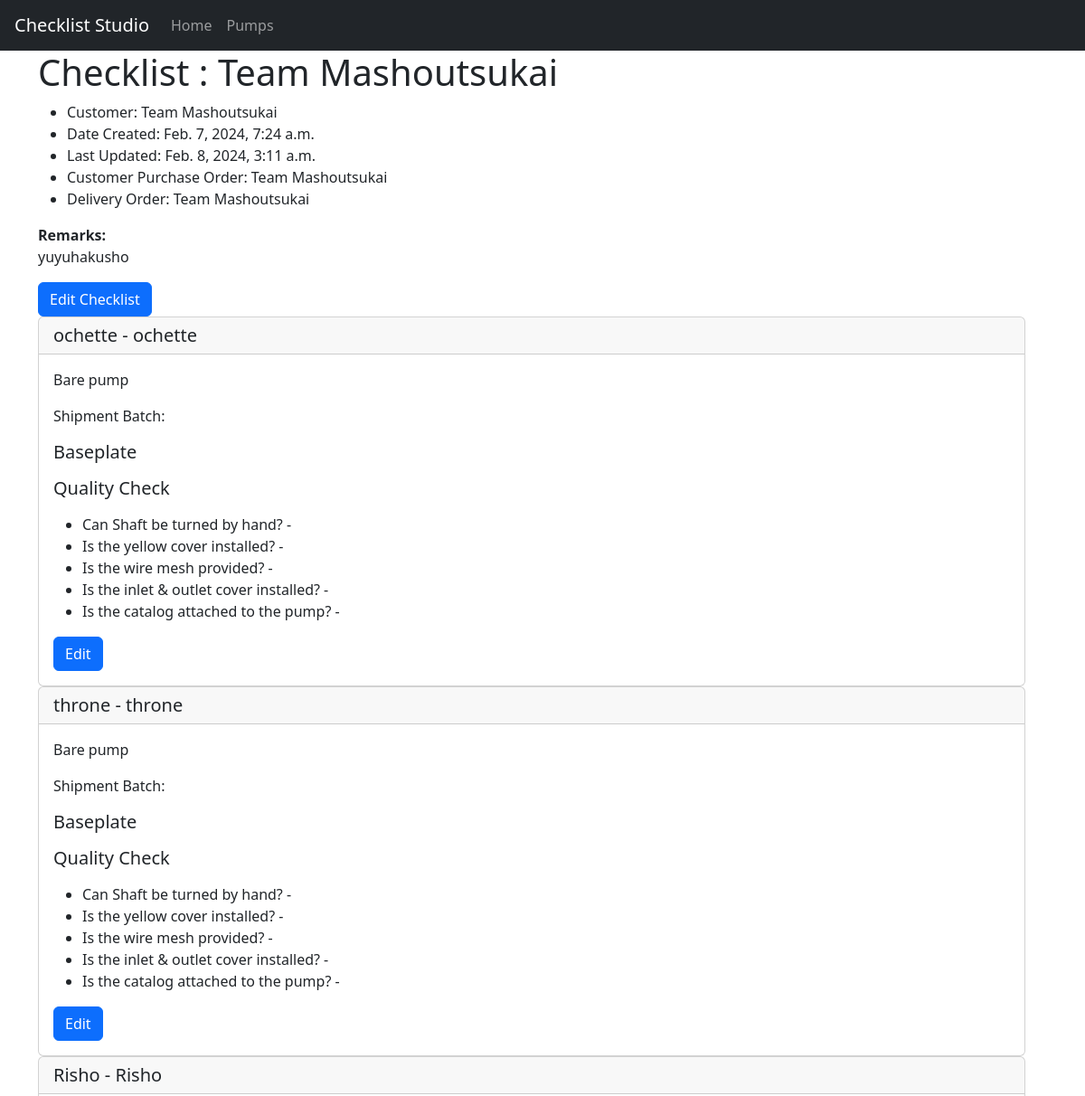
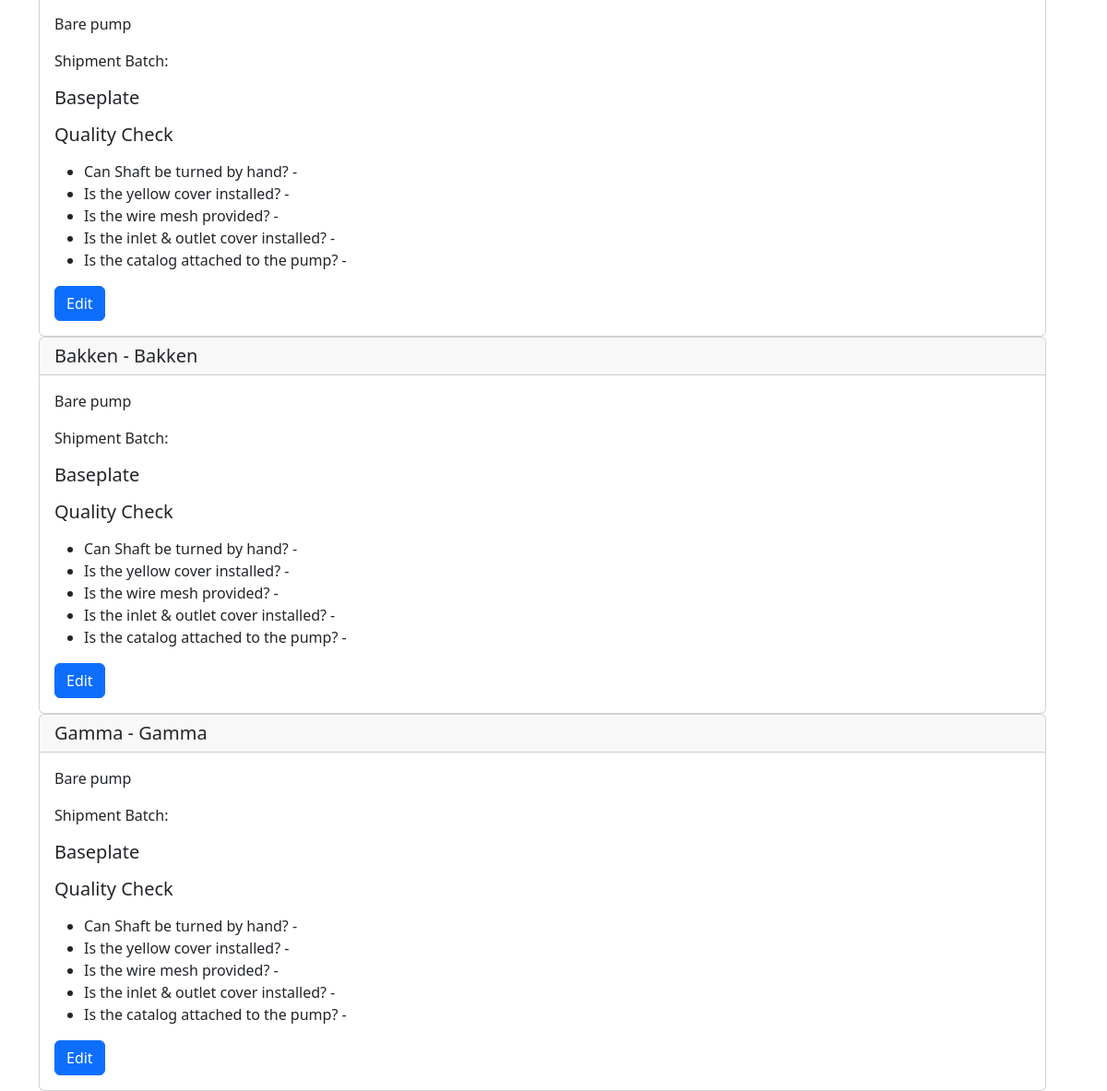
The app's page /details/37 with its own data (2 pictures, top to bottom).
### checklist/models.py (models this page shows, shortened)
class Checklist(models.Model):
    dateCreated = models.DateTimeField(auto_now_add = True)
    dateEdited = models.DateTimeField(auto_now = True)
    customer = models.CharField(max_length = 20)
    salesOrder = models.CharField(max_length = 20)
    deliveryOrder = models.CharField(max_length = 20)
    customerPO = models.CharField(max_length = 20)
    remarks = models.TextField(max_length = 300, blank = True)

class Pump(models.Model):
    serialnumber = models.CharField(max_length = 20, null=True, blank = True)
    model = models.CharField(max_length = 20)
    has_motor = models.BooleanField(default = False)
    motor = models.ForeignKey(Motor, on_delete = models.SET_NULL, blank = True, null = True)
    shipmentBatch = models.CharField(max_length = 20, null=True, blank = True)
    checklist = models.ForeignKey(Checklist, on_delete = models.CASCADE, null = True, blank = True, related_name = "pumps")

### checklist/views.py (the view)
# urls.py: path("details/<int:checklist_id>", views.checklist_detail, name = "checklist_detail"),
def checklist_detail(request, checklist_id):
    try:
        checklist = Checklist.objects.get(id = checklist_id)
    except Checklist.DoesNotExist:
        checklist= None
    return render(request, "checklist/detail.html",{
        "checklist": checklist,
    })

### checklist/templates/checklist/detail.html (shortened to what this page needs)
{% extends 'checklist/layout.html' %}
{% block body %}
<div class="container">
    <div class="row">
        <div class="col">
            <h1>Checklist : {{ checklist.salesOrder }}</h1>
            <ul>
                <li>Customer: {{ checklist.customer }}</li>
                <li>Date Created: {{ checklist.dateCreated }}</li>
                <li>Last Updated: {{ checklist.dateEdited }}</li>
                <li>Customer Purchase Order: {{ checklist.customerPO }}</li>
                <li>Delivery Order: {{ checklist.deliveryOrder }}</li>
            </ul>
            <div><strong>Remarks:</strong></div>
            <div><p>{{ checklist.remarks }}</p></div>
            <a href="{% url 'checklist_updatev2' checklist.id %}" class="btn btn-primary">Edit Checklist</a>
        </div>
    </div>
    <div class="row">
        {% for pump in checklist.pumps.all %}
            <div class="row">
                <div class="col">
                    <div class="card">
                        <h5 class="card-header">{{ pump.model }} - {{ pump.serialnumber }}</h5>
                        <div class="card-body">
                        <p class="card-text">
                            {% if pump.had_motor %}
                                {{ pump.motor }}
                            {% else %}
                                Bare pump
                            {% endif %}
                        </p>
                        <p class="card-text"> Shipment Batch: {{ shipmentNumber }}</p>
                        <h5 class="card-title">Baseplate</h5>
                        <h5 class="card-title">Quality Check </h5>
                        <p class="card-text">
                            <ul>
                                <li> Can Shaft be turned by hand? - {{ pump.qualitycheck.canShaftBeTurnedByHand }}</li>
                                <li> Is the yellow cover installed? - {{ pump.qualitycheck.isTheYellowShaftCoverInstalle }}</li>
                                <li> Is the wire mesh provided? - {{ pump.qualitycheck.isTheWireMeshProvided }}</li>
                                <li> Is the inlet & outlet cover installed?  - {{ pump.qualitycheck.inletCover }}</li>
                                <li> Is the catalog attached to the pump? - {{ pump.qualitycheck.catalogProvided }}</li>
                            </ul>
                        </p>
                        <a href="{% url 'editpump' pump.id %}" class="btn btn-primary">Edit</a>
                        </div>
                    </div>
                </div>
            </div>
        {% endfor %}
    </div>
</div>
{% endblock %}

### records on screen
Checklist: salesOrder "Team Mashoutsukai", customer "Team Mashoutsukai", dateCreated "Feb. 7, 2024, 7:24 a.m.", dateEdited "Feb. 8, 2024, 3:11 a.m.", customerPO "Team Mashoutsukai", deliveryOrder "Team Mashoutsukai", remarks "yuyuhakusho"
Pump: model "ochette", serialnumber "ochette"
Pump: model "throne", serialnumber "throne"
Pump: model "Risho", serialnumber "Risho"
Pump: model "Bakken", serialnumber "Bakken"
Pump: model "Gamma", serialnumber "Gamma"
